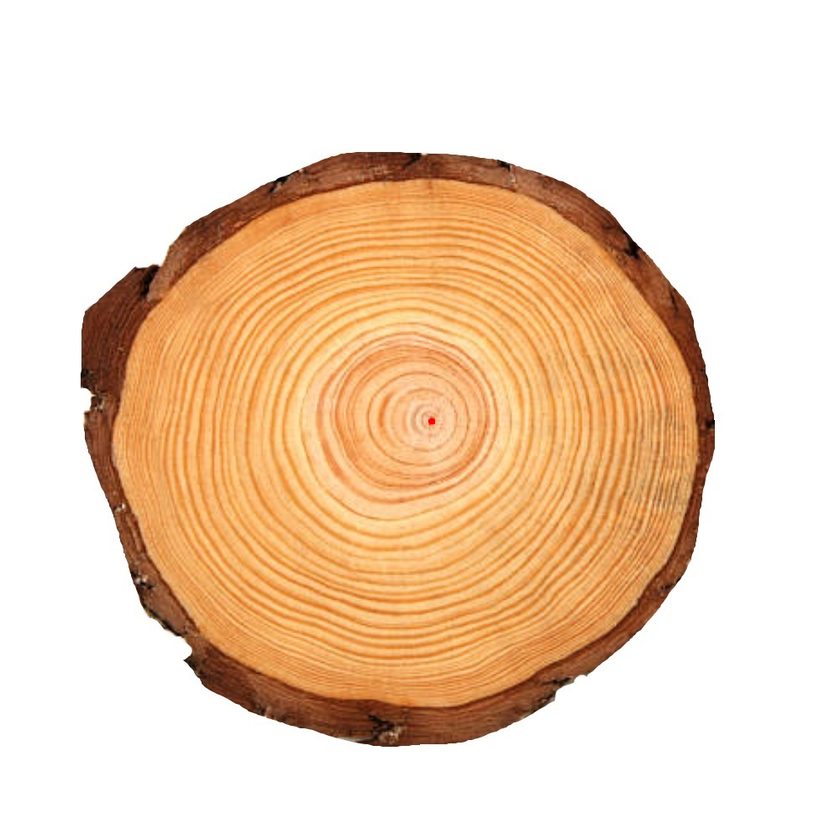
#> input picture zdj6-edit.png, 840 x 840 px, shrunk from 1000 x 1000 before the run
$ python ada.py
#> lines starting #> are read from the running program, lines starting #| are printed output that depends on the picture; after the words box and inside, x2 and y2 are one past the last pixel; in counts of white or black regions, pixels touching at a corner belong together
import cv2 as cv
import numpy as np
from matplotlib import pyplot as plt

img = cv.imread('zdj6-edit.png', 0)
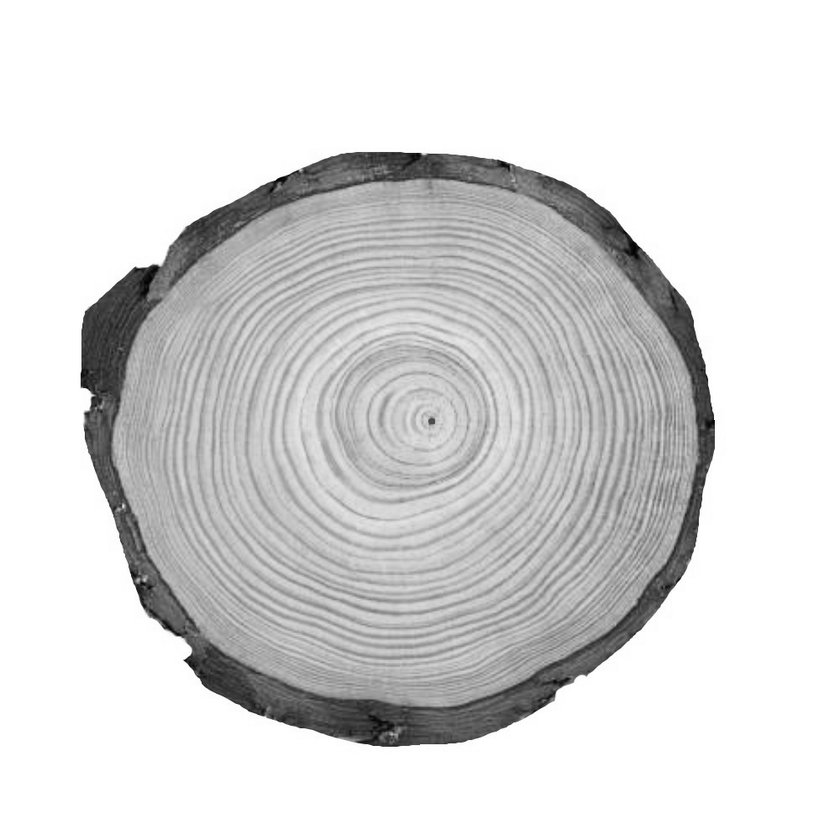
#> img: shape (840, 840); min 0, max 255, mean 217.2
img = cv.medianBlur(img,5)

th2 = cv.adaptiveThreshold(img,255,cv.ADAPTIVE_THRESH_MEAN_C,\
            cv.THRESH_BINARY,11,2)
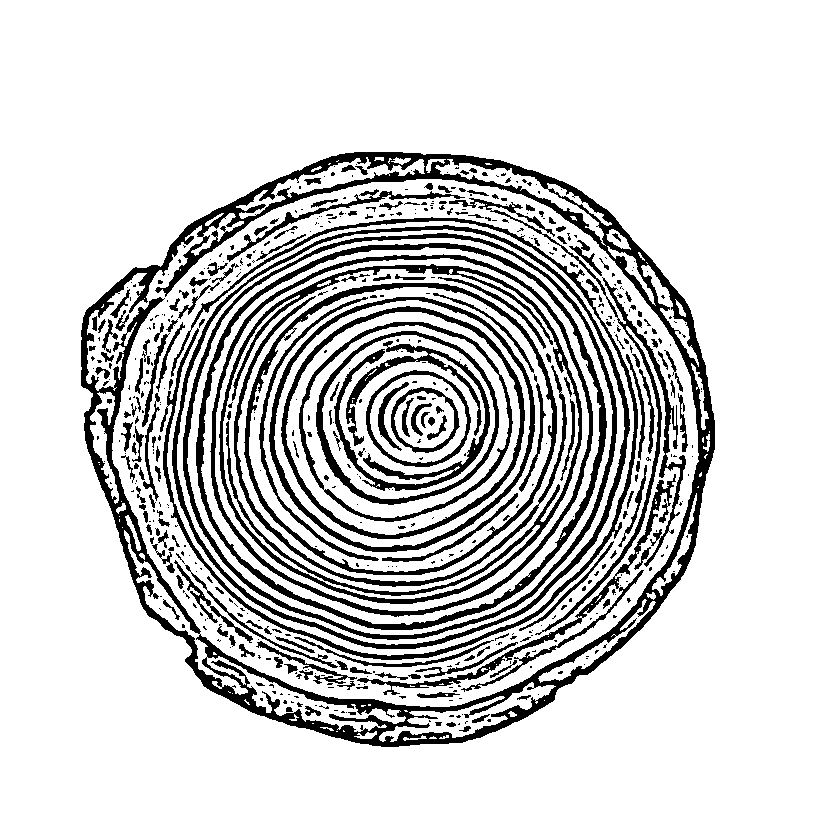
#> th2: shape (840, 840); 82.9% white; 566 black regions (377 under 20 px), largest, box (x1, y1, x2, y2) and area: (81, 152, 715, 747) 30026, (219, 264, 582, 604) 7172, (196, 243, 607, 630) 6914
th3 = cv.adaptiveThreshold(img,255,cv.ADAPTIVE_THRESH_GAUSSIAN_C,\
            cv.THRESH_BINARY,11,2)
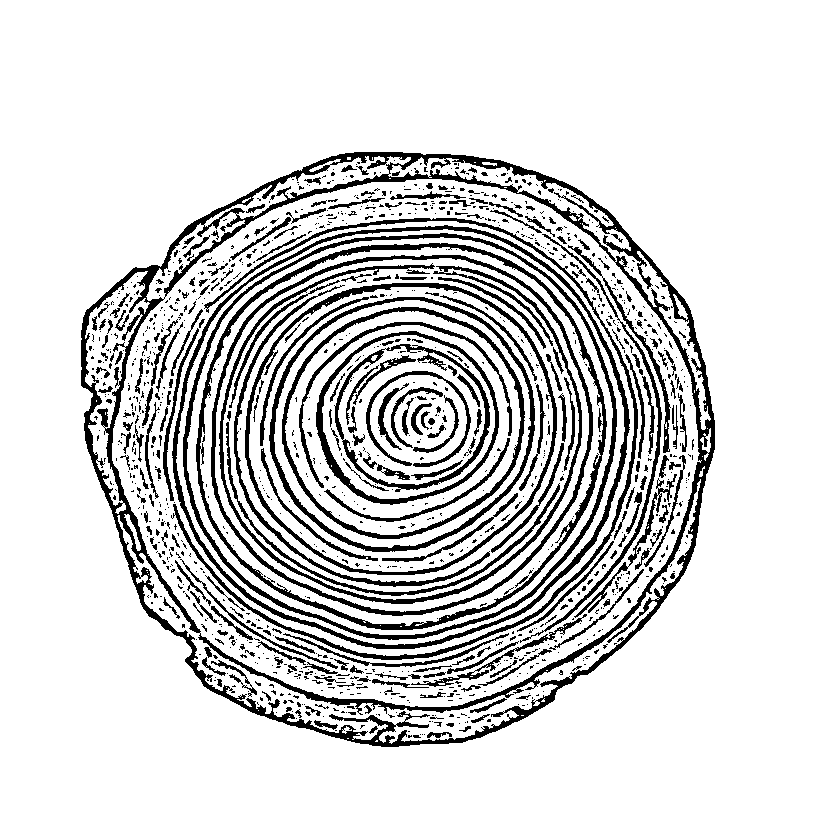
#> th3: shape (840, 840); 84.8% white; 1216 black regions (956 under 20 px), largest, box (x1, y1, x2, y2) and area: (81, 152, 715, 747) 23398, (196, 243, 607, 630) 5921, (172, 225, 630, 649) 5701
th1 = th3
titles = ['Original Image',
            'Adaptive Mean Thresholding', 'Adaptive Gaussian Thresholding']

images = [img, th2, th3]
rows = img.shape[0]
#> rows = 840


for i in range(3):
    plt.subplot(2,2,i+1),plt.imshow(images[i],'gray')
    plt.title(titles[i])
    plt.gcf().set_size_inches(30, 30)
    plt.xticks([]),plt.yticks([])
plt.show()
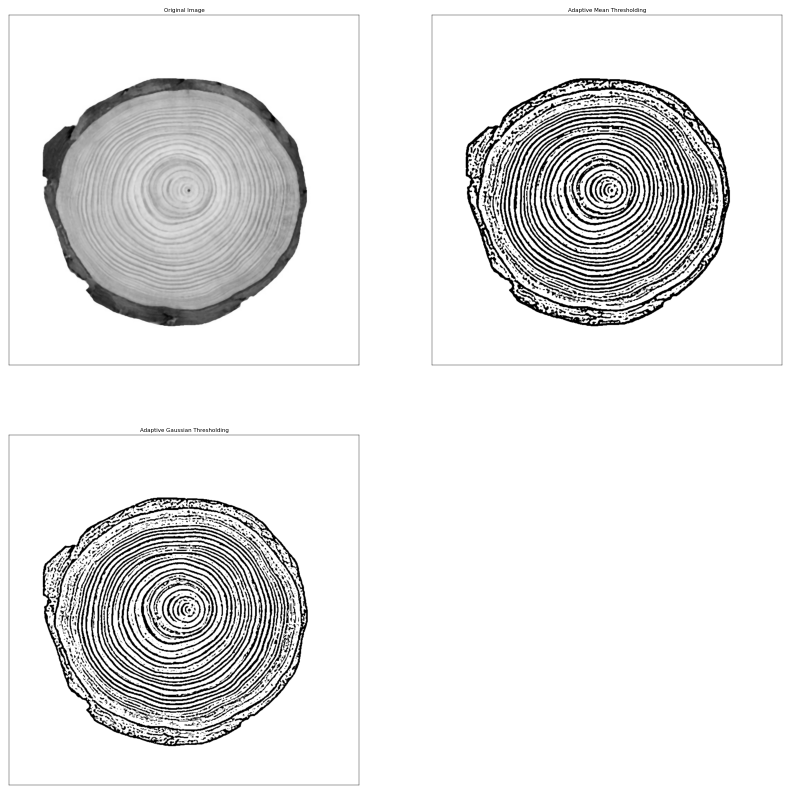
#> figure drawn by matplotlib, 3 panels

$ run again, with jeszcze_ladniejsza_nazwa.png copied over zdj6-edit.png
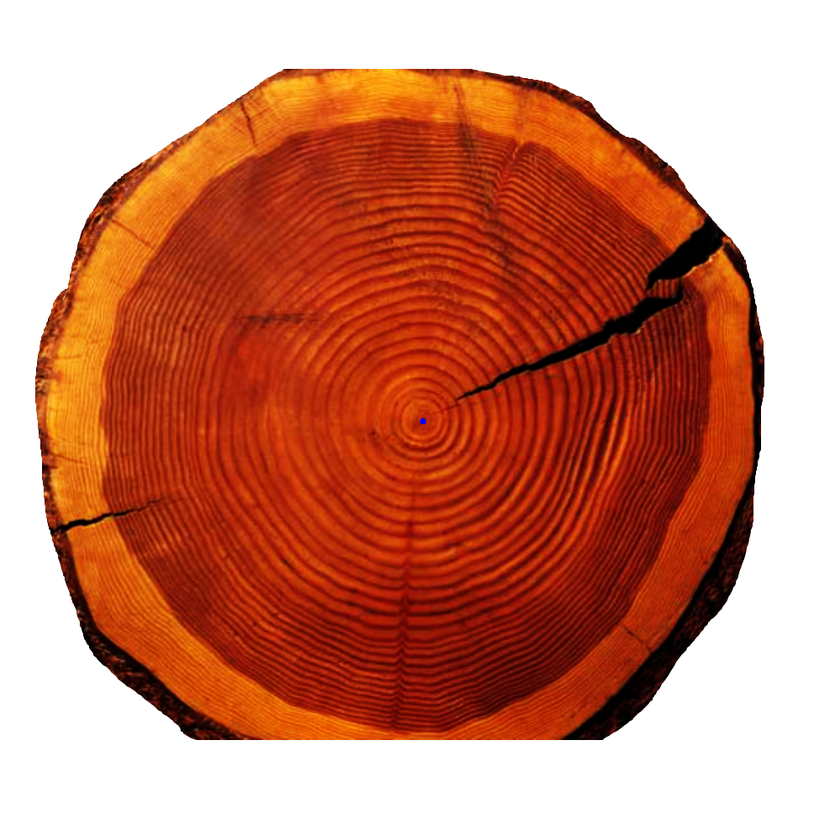
#> input picture jeszcze_ladniejsza_nazwa.png, 840 x 840 px, shrunk from 1000 x 1000 before the run
#> `th2 = cv.adaptiveThreshold(img,255,cv.ADAPTIVE_THRESH_MEAN_C,\ cv.THRE..`:
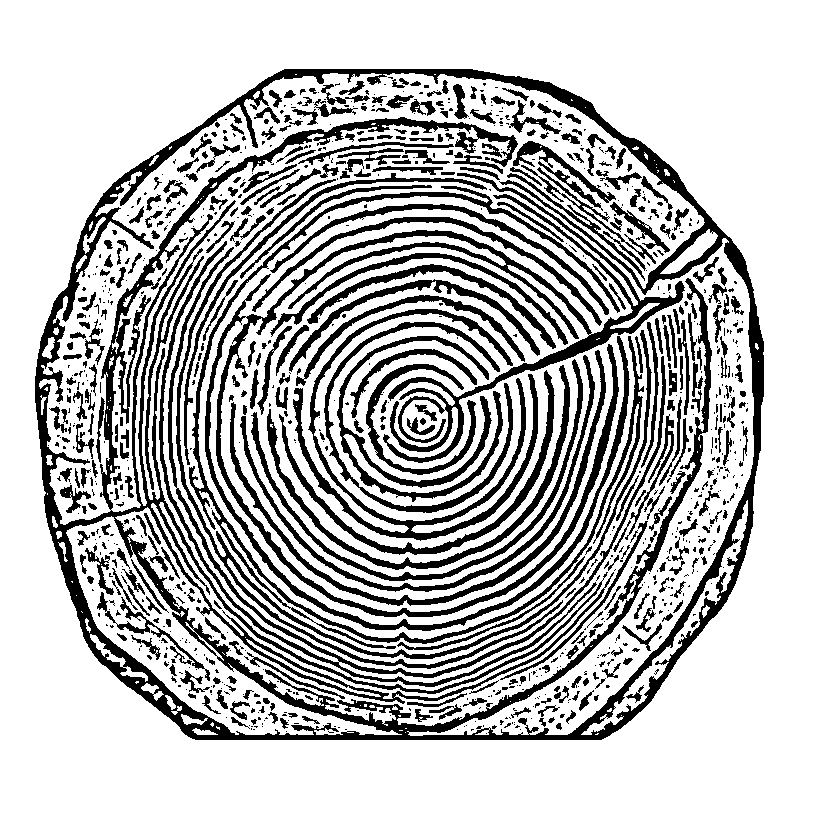
#> th2: shape (840, 840); 75.6% white; 998 black regions (608 under 20 px), largest, box (x1, y1, x2, y2) and area: (35, 69, 764, 740) 49867, (205, 173, 685, 631) 18996, (189, 186, 644, 649) 7190
#> th3: shape (840, 840); 78.9% white; 2158 black regions (1716 under 20 px), largest, box (x1, y1, x2, y2) and area: (35, 69, 764, 740) 24718, (176, 174, 652, 668) 5660, (195, 265, 643, 649) 4462
#> `plt.show()`:
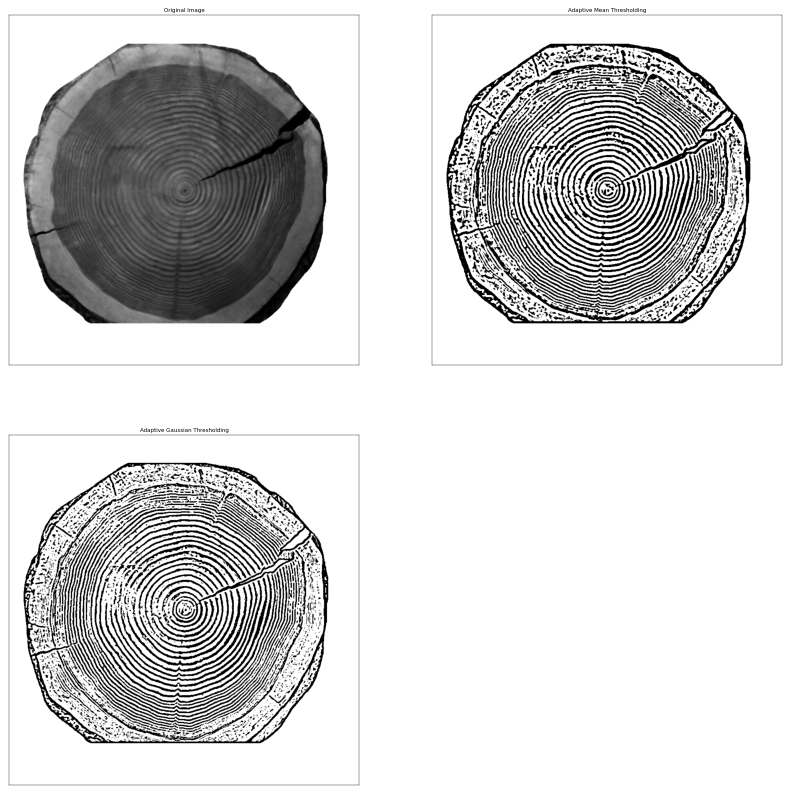
#> figure drawn by matplotlib, 3 panels
